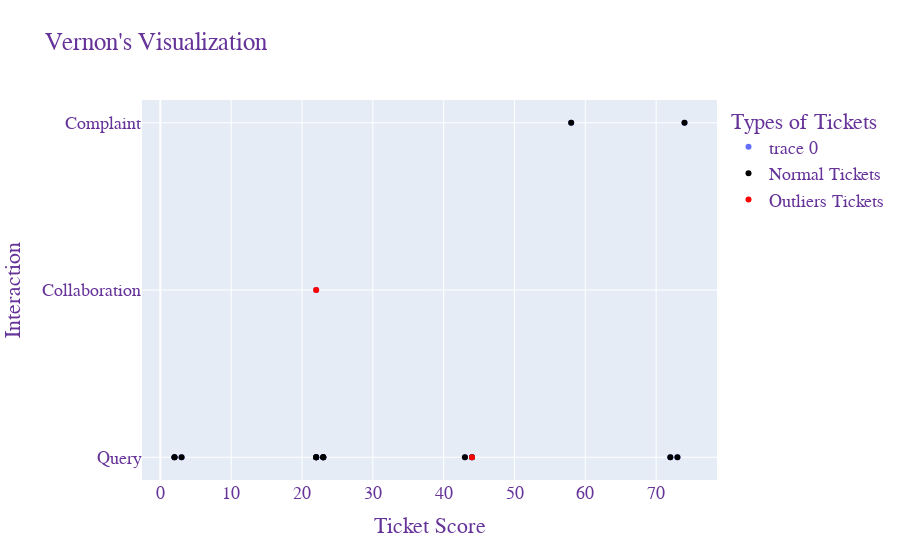

Notebook code for this chart:
### Code cell
import plotly.graph_objects as go

fig = go.Figure()


fig = go.Figure(data=go.Scatter(x=VisData['Score'],
                    y=VisData['Interaction'],
                    mode='markers',
                    
                    text=VisData['Query'])) 

fig.add_trace(go.Scatter(
            
x = VisData['Score'][VisData['Classification Match'] == 0] ,
y = VisData['Interaction'][VisData['Classification Match'] == 0],
mode = "markers",
text = VisData['Query'][VisData['Classification Match'] == 0],
name = 'Normal Tickets',
textposition = 'bottom center',
marker = {'color':'black'}
    )
)

fig.add_trace(go.Scatter(
    x = VisData['Score'][VisData['Classification Match'] == 1],
    y = VisData['Interaction'][VisData['Classification Match'] == 1],
    mode = "markers",
    text = VisData['Query'][VisData['Classification Match'] == 1],
    name = 'Outliers Tickets',
    textposition = 'bottom center',
    marker = {'color':'red'}
    )
)

    
fig.update_layout(
    title="Vernon's Visualization",
    xaxis_title="Ticket Score",
    yaxis_title="Interaction",
    legend_title="Types of Tickets",
    font=dict(
        family="Courier New, monospace",
        size=18,
        color="RebeccaPurple"
    )
)


# display the plot
fig.show()

### Figure 1 — Plotly figure (JSON) as saved in the notebook; plotly's stock layout.template omitted (floating-point values rounded to 4 significant figures)
{"data": [{"mode": "markers", "text": ["I want to customise notebook But I can’t able to upload the pic Can u plz help me", "We need 500 to 1,000 note book..with front page photo..how much is total price ?", "Greetings @Creativefuel.io is ecstatic in reaching out to you and discussing an interesting marketing strategy that will enhance your brand credibility and accelerate the growth.  @Creativefuel.io is a leading agency driven by Influencer Marketing and meme marketing .  We have a combined network of 500M+ followers over Facebook, Instagram and LinkedIn, and over 2K influencers on board with us.  Looking forward to hearing from you.  Connect us on: Contact- 8461992259 Email - preeti@creativefuel.io", "Customer is looking for the distributorship", "Every time i want to order photos can't be uploaded.", "I got a call regarding distributorship in my city. I am here to confirm the genuineness of the call and is there any place vacant for this business. Please revert soon.", "Wholesale account", "Hello. I am from Manipal university jaipur. This November we are having TEDex program in our university. Wanted to know the procedure for sponsorship.", "@ITCHotels BATCH 2006b17 - CASHEW AND ALMOND BISCUIT THE WORST BISCUITS I HAVE TASTED IN ALL MY LIFE YOU ARE FIT TO ONLY MAKE CIGARETTES AND SPOIL INDIANS AND INDIA WORST BRAND. WORST BISCUITS. WORST HOSPITALITY. ASK YOUR CEO Sanjiv Puri TO TASTE THOSE LOUSY BISCUITS IN A LIVE TV INTERVIEW", "Can I have a dairy with my customised photo printed on its cover page??", "Request for quote", "Hello. I am from Manipal university jaipur. This November we are having TEDex program in our university. Wanted to know the procedure for sponsorship.", "please call me 9603777767", "Dear sir,  I bought a 10+1 kg pack of Aasirvad from the market yesterday, when I opened it, it came out with eczema. I am sorry that it would come so expensive and this condition.  I am shocked. Please resolve my problem.  Regards Gurupreet kuar Bagthala, kishangarh alwar  Rajasthan 301405 9783890987", "How can you cancel my order??", "Costly hai is sai acha ek achi dairy lo us per apni photo print karwa lo sasta padega", "How to do payment You’ll only be delivered There is only online payment aaa"], "type": "scatter", "x": [22, 44, 22, 2, 73, 2, 23, 22, 58, 23, 23, 22, 3, 74, 43, 44, 72], "y": ["Query", "Query", "Collaboration", "Query", "Query", "Query", "Query", "Query", "Complaint", "Query", "Query", "Query", "Query", "Complaint", "Query", "Query", "Query"]}, {"marker": {"color": "black"}, "mode": "markers", "name": "Normal Tickets", "text": ["I want to customise notebook But I can’t able to upload the pic Can u plz help me", "We need 500 to 1,000 note book..with front page photo..how much is total price ?", "Customer is looking for the distributorship", "Every time i want to order photos can't be uploaded.", "I got a call regarding distributorship in my city. I am here to confirm the genuineness of the call and is there any place vacant for this business. Please revert soon.", "Wholesale account", "Hello. I am from Manipal university jaipur. This November we are having TEDex program in our university. Wanted to know the procedure for sponsorship.", "@ITCHotels BATCH 2006b17 - CASHEW AND ALMOND BISCUIT THE WORST BISCUITS I HAVE TASTED IN ALL MY LIFE YOU ARE FIT TO ONLY MAKE CIGARETTES AND SPOIL INDIANS AND INDIA WORST BRAND. WORST BISCUITS. WORST HOSPITALITY. ASK YOUR CEO Sanjiv Puri TO TASTE THOSE LOUSY BISCUITS IN A LIVE TV INTERVIEW", "Can I have a dairy with my customised photo printed on its cover page??", "Request for quote", "Hello. I am from Manipal university jaipur. This November we are having TEDex program in our university. Wanted to know the procedure for sponsorship.", "please call me 9603777767", "Dear sir,  I bought a 10+1 kg pack of Aasirvad from the market yesterday, when I opened it, it came out with eczema. I am sorry that it would come so expensive and this condition.  I am shocked. Please resolve my problem.  Regards Gurupreet kuar Bagthala, kishangarh alwar  Rajasthan 301405 9783890987", "How can you cancel my order??", "How to do payment You’ll only be delivered There is only online payment aaa"], "textposition": "bottom center", "type": "scatter", "x": [22, 44, 2, 73, 2, 23, 22, 58, 23, 23, 22, 3, 74, 43, 72], "y": ["Query", "Query", "Query", "Query", "Query", "Query", "Query", "Complaint", "Query", "Query", "Query", "Query", "Complaint", "Query", "Query"]}, {"marker": {"color": "red"}, "mode": "markers", "name": "Outliers Tickets", "text": ["Greetings @Creativefuel.io is ecstatic in reaching out to you and discussing an interesting marketing strategy that will enhance your brand credibility and accelerate the growth.  @Creativefuel.io is a leading agency driven by Influencer Marketing and meme marketing .  We have a combined network of 500M+ followers over Facebook, Instagram and LinkedIn, and over 2K influencers on board with us.  Looking forward to hearing from you.  Connect us on: Contact- 8461992259 Email - preeti@creativefuel.io", "Costly hai is sai acha ek achi dairy lo us per apni photo print karwa lo sasta padega"], "textposition": "bottom center", "type": "scatter", "x": [22, 44], "y": ["Collaboration", "Query"]}], "layout": {"font": {"color": "RebeccaPurple", "family": "Courier New, monospace", "size": 18}, "legend": {"title": {"text": "Types of Tickets"}}, "title": {"text": "Vernon's Visualization"}, "xaxis": {"title": {"text": "Ticket Score"}}, "yaxis": {"title": {"text": "Interaction"}}}}
